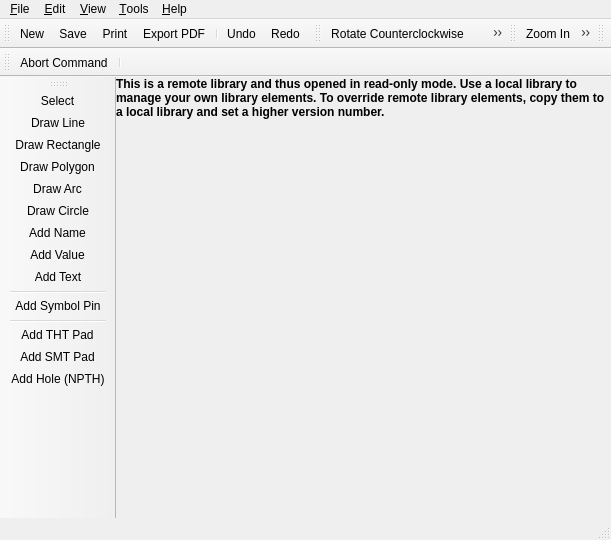
<?xml version="1.0" encoding="UTF-8"?>
<ui version="4.0">
 <class>librepcb::editor::LibraryEditor</class>
 <widget class="QMainWindow" name="librepcb::editor::LibraryEditor">
  <property name="geometry">
   <rect>
    <x>0</x>
    <y>0</y>
    <width>611</width>
    <height>540</height>
   </rect>
  </property>
  <property name="windowTitle">
   <string>Library Editor</string>
  </property>
  <widget class="QWidget" name="centralWidget">
   <layout class="QVBoxLayout" name="verticalLayout">
    <property name="spacing">
     <number>0</number>
    </property>
    <property name="leftMargin">
     <number>0</number>
    </property>
    <property name="topMargin">
     <number>0</number>
    </property>
    <property name="rightMargin">
     <number>0</number>
    </property>
    <property name="bottomMargin">
     <number>0</number>
    </property>
    <item>
     <widget class="QLabel" name="lblRemoteLibraryWarning">
      <property name="font">
       <font>
        <bold>true</bold>
       </font>
      </property>
      <property name="styleSheet">
       <string notr="true">QLabel {
	background-color: rgb(255, 255, 127);
	color: rgb(170, 0, 0);
};</string>
      </property>
      <property name="text">
       <string>This is a remote library and thus opened in read-only mode. Use a local library to manage your own library elements. To override remote library elements, copy them to a local library and set a higher version number.</string>
      </property>
      <property name="wordWrap">
       <bool>true</bool>
      </property>
      <property name="margin">
       <number>5</number>
      </property>
     </widget>
    </item>
    <item>
     <widget class="librepcb::editor::TabWidget" name="tabWidget">
      <property name="currentIndex">
       <number>-1</number>
      </property>
      <property name="documentMode">
       <bool>true</bool>
      </property>
      <property name="tabsClosable">
       <bool>true</bool>
      </property>
      <property name="movable">
       <bool>true</bool>
      </property>
     </widget>
    </item>
   </layout>
  </widget>
  <widget class="QMenuBar" name="menuBar">
   <property name="geometry">
    <rect>
     <x>0</x>
     <y>0</y>
     <width>611</width>
     <height>23</height>
    </rect>
   </property>
   <widget class="QMenu" name="menuFile">
    <property name="title">
     <string>&amp;File</string>
    </property>
    <widget class="QMenu" name="menuImport">
     <property name="title">
      <string>&amp;Import</string>
     </property>
     <property name="icon">
      <iconset>
       <normaloff>:/img/actions/import.png</normaloff>:/img/actions/import.png</iconset>
     </property>
     <addaction name="actionImportDxf"/>
     <addaction name="actionImportEagleLibrary"/>
    </widget>
    <widget class="QMenu" name="menuExport">
     <property name="title">
      <string>&amp;Export</string>
     </property>
     <property name="icon">
      <iconset>
       <normaloff>:/img/actions/export.png</normaloff>:/img/actions/export.png</iconset>
     </property>
     <addaction name="separator"/>
     <addaction name="actionExportPdf"/>
     <addaction name="actionExportImage"/>
    </widget>
    <addaction name="actionNew"/>
    <addaction name="actionSave"/>
    <addaction name="actionShowElementInFileManager"/>
    <addaction name="separator"/>
    <addaction name="menuImport"/>
    <addaction name="menuExport"/>
    <addaction name="separator"/>
    <addaction name="actionRescanLibraries"/>
    <addaction name="separator"/>
    <addaction name="actionClose"/>
   </widget>
   <widget class="QMenu" name="menuEdit">
    <property name="title">
     <string>&amp;Edit</string>
    </property>
    <addaction name="actionUndo"/>
    <addaction name="actionRedo"/>
    <addaction name="separator"/>
    <addaction name="actionSelectAll"/>
    <addaction name="separator"/>
    <addaction name="actionRotateCcw"/>
    <addaction name="actionRotateCw"/>
    <addaction name="actionMirror"/>
    <addaction name="actionFlip"/>
    <addaction name="actionCopy"/>
    <addaction name="actionCut"/>
    <addaction name="actionPaste"/>
    <addaction name="actionRemove"/>
   </widget>
   <widget class="QMenu" name="menuHelp">
    <property name="title">
     <string>&amp;Help</string>
    </property>
    <addaction name="actionOnlineDocumentation"/>
    <addaction name="actionOpenWebsite"/>
    <addaction name="actionAbout"/>
    <addaction name="actionAbout_Qt"/>
   </widget>
   <widget class="QMenu" name="menuTools">
    <property name="title">
     <string>&amp;Tools</string>
    </property>
    <addaction name="actionToolSelect"/>
    <addaction name="actionDrawLine"/>
    <addaction name="actionDrawRect"/>
    <addaction name="actionDrawPolygon"/>
    <addaction name="actionDrawCircle"/>
    <addaction name="actionAddText"/>
    <addaction name="separator"/>
    <addaction name="actionAddSymbolPin"/>
    <addaction name="separator"/>
    <addaction name="actionAddThtPad"/>
    <addaction name="actionAddSmtPad"/>
    <addaction name="actionAddHole"/>
   </widget>
   <widget class="QMenu" name="menuView">
    <property name="title">
     <string>&amp;View</string>
    </property>
    <addaction name="actionZoomIn"/>
    <addaction name="actionZoomOut"/>
    <addaction name="actionZoomAll"/>
    <addaction name="separator"/>
    <addaction name="actionGridProperties"/>
   </widget>
   <addaction name="menuFile"/>
   <addaction name="menuEdit"/>
   <addaction name="menuView"/>
   <addaction name="menuTools"/>
   <addaction name="menuHelp"/>
  </widget>
  <widget class="librepcb::editor::StatusBar" name="statusBar"/>
  <widget class="QToolBar" name="fileToolbar">
   <property name="windowTitle">
    <string>File</string>
   </property>
   <attribute name="toolBarArea">
    <enum>TopToolBarArea</enum>
   </attribute>
   <attribute name="toolBarBreak">
    <bool>false</bool>
   </attribute>
   <addaction name="actionNew"/>
   <addaction name="actionSave"/>
   <addaction name="actionPrint"/>
   <addaction name="actionExportPdf"/>
   <addaction name="separator"/>
   <addaction name="actionUndo"/>
   <addaction name="actionRedo"/>
  </widget>
  <widget class="QToolBar" name="editToolbar">
   <property name="windowTitle">
    <string>Edit</string>
   </property>
   <property name="floatable">
    <bool>false</bool>
   </property>
   <attribute name="toolBarArea">
    <enum>TopToolBarArea</enum>
   </attribute>
   <attribute name="toolBarBreak">
    <bool>false</bool>
   </attribute>
   <addaction name="actionRotateCcw"/>
   <addaction name="actionRotateCw"/>
   <addaction name="actionMirror"/>
   <addaction name="actionFlip"/>
   <addaction name="actionCut"/>
   <addaction name="actionCopy"/>
   <addaction name="actionPaste"/>
   <addaction name="actionRemove"/>
  </widget>
  <widget class="QToolBar" name="viewToolbar">
   <property name="windowTitle">
    <string>View</string>
   </property>
   <attribute name="toolBarArea">
    <enum>TopToolBarArea</enum>
   </attribute>
   <attribute name="toolBarBreak">
    <bool>false</bool>
   </attribute>
   <addaction name="actionZoomIn"/>
   <addaction name="actionZoomOut"/>
   <addaction name="actionZoomAll"/>
   <addaction name="actionGridProperties"/>
  </widget>
  <widget class="QToolBar" name="filterToolbar">
   <property name="windowTitle">
    <string>Filter</string>
   </property>
   <attribute name="toolBarArea">
    <enum>TopToolBarArea</enum>
   </attribute>
   <attribute name="toolBarBreak">
    <bool>false</bool>
   </attribute>
  </widget>
  <widget class="QToolBar" name="commandToolbar">
   <property name="windowTitle">
    <string>Command</string>
   </property>
   <attribute name="toolBarArea">
    <enum>TopToolBarArea</enum>
   </attribute>
   <attribute name="toolBarBreak">
    <bool>true</bool>
   </attribute>
   <addaction name="actionAbortCommand"/>
   <addaction name="separator"/>
  </widget>
  <widget class="QToolBar" name="toolsToolbar">
   <property name="windowTitle">
    <string>Tools</string>
   </property>
   <attribute name="toolBarArea">
    <enum>LeftToolBarArea</enum>
   </attribute>
   <attribute name="toolBarBreak">
    <bool>false</bool>
   </attribute>
   <addaction name="actionToolSelect"/>
   <addaction name="actionDrawLine"/>
   <addaction name="actionDrawRect"/>
   <addaction name="actionDrawPolygon"/>
   <addaction name="actionDrawArc"/>
   <addaction name="actionDrawCircle"/>
   <addaction name="actionAddName"/>
   <addaction name="actionAddValue"/>
   <addaction name="actionAddText"/>
   <addaction name="separator"/>
   <addaction name="actionAddSymbolPin"/>
   <addaction name="separator"/>
   <addaction name="actionAddThtPad"/>
   <addaction name="actionAddSmtPad"/>
   <addaction name="actionAddHole"/>
  </widget>
  <action name="actionAbout">
   <property name="icon">
    <iconset>
     <normaloff>:/img/actions/info.png</normaloff>:/img/actions/info.png</iconset>
   </property>
   <property name="text">
    <string>&amp;About LibrePCB</string>
   </property>
   <property name="shortcut">
    <string notr="true"/>
   </property>
   <property name="menuRole">
    <enum>QAction::AboutRole</enum>
   </property>
  </action>
  <action name="actionAbout_Qt">
   <property name="text">
    <string>About &amp;Qt</string>
   </property>
   <property name="shortcut">
    <string notr="true"/>
   </property>
   <property name="menuRole">
    <enum>QAction::AboutQtRole</enum>
   </property>
  </action>
  <action name="actionClose">
   <property name="icon">
    <iconset>
     <normaloff>:/img/actions/close.png</normaloff>:/img/actions/close.png</iconset>
   </property>
   <property name="text">
    <string>&amp;Close Library Editor</string>
   </property>
   <property name="shortcut">
    <string notr="true"/>
   </property>
  </action>
  <action name="actionNew">
   <property name="icon">
    <iconset>
     <normaloff>:/img/actions/new_2.png</normaloff>:/img/actions/new_2.png</iconset>
   </property>
   <property name="text">
    <string>&amp;New</string>
   </property>
   <property name="shortcut">
    <string notr="true">Ctrl+N</string>
   </property>
  </action>
  <action name="actionSave">
   <property name="icon">
    <iconset>
     <normaloff>:/img/actions/save.png</normaloff>:/img/actions/save.png</iconset>
   </property>
   <property name="text">
    <string notr="true">&amp;Save</string>
   </property>
   <property name="shortcut">
    <string notr="true">Ctrl+S</string>
   </property>
  </action>
  <action name="actionUndo">
   <property name="icon">
    <iconset>
     <normaloff>:/img/actions/undo.png</normaloff>:/img/actions/undo.png</iconset>
   </property>
   <property name="text">
    <string>&amp;Undo</string>
   </property>
   <property name="shortcut">
    <string notr="true">Ctrl+Z</string>
   </property>
  </action>
  <action name="actionRedo">
   <property name="icon">
    <iconset>
     <normaloff>:/img/actions/redo.png</normaloff>:/img/actions/redo.png</iconset>
   </property>
   <property name="text">
    <string>&amp;Redo</string>
   </property>
   <property name="shortcut">
    <string notr="true">Ctrl+Y</string>
   </property>
  </action>
  <action name="actionAbortCommand">
   <property name="icon">
    <iconset>
     <normaloff>:/img/actions/stop.png</normaloff>:/img/actions/stop.png</iconset>
   </property>
   <property name="text">
    <string>Abort Command</string>
   </property>
   <property name="shortcut">
    <string notr="true">Esc</string>
   </property>
  </action>
  <action name="actionZoomIn">
   <property name="icon">
    <iconset>
     <normaloff>:/img/actions/zoom_in.png</normaloff>:/img/actions/zoom_in.png</iconset>
   </property>
   <property name="text">
    <string>&amp;Zoom In</string>
   </property>
   <property name="shortcut">
    <string notr="true">Ctrl++</string>
   </property>
  </action>
  <action name="actionZoomOut">
   <property name="icon">
    <iconset>
     <normaloff>:/img/actions/zoom_out.png</normaloff>:/img/actions/zoom_out.png</iconset>
   </property>
   <property name="text">
    <string>Zoom &amp;Out</string>
   </property>
   <property name="shortcut">
    <string notr="true">Ctrl+-</string>
   </property>
  </action>
  <action name="actionZoomAll">
   <property name="icon">
    <iconset>
     <normaloff>:/img/actions/zoom_all.png</normaloff>:/img/actions/zoom_all.png</iconset>
   </property>
   <property name="text">
    <string>Zoo&amp;m All</string>
   </property>
   <property name="shortcut">
    <string notr="true"/>
   </property>
  </action>
  <action name="actionRotateCcw">
   <property name="icon">
    <iconset>
     <normaloff>:/img/actions/rotate_left.png</normaloff>:/img/actions/rotate_left.png</iconset>
   </property>
   <property name="text">
    <string>R&amp;otate Counterclockwise</string>
   </property>
   <property name="shortcut">
    <string notr="true">R</string>
   </property>
  </action>
  <action name="actionRotateCw">
   <property name="icon">
    <iconset>
     <normaloff>:/img/actions/rotate_right.png</normaloff>:/img/actions/rotate_right.png</iconset>
   </property>
   <property name="text">
    <string>Rotate C&amp;lockwise</string>
   </property>
   <property name="shortcut">
    <string notr="true">Shift+R</string>
   </property>
  </action>
  <action name="actionCopy">
   <property name="icon">
    <iconset>
     <normaloff>:/img/actions/copy.png</normaloff>:/img/actions/copy.png</iconset>
   </property>
   <property name="text">
    <string>&amp;Copy</string>
   </property>
   <property name="shortcut">
    <string notr="true">Ctrl+C</string>
   </property>
  </action>
  <action name="actionCut">
   <property name="icon">
    <iconset>
     <normaloff>:/img/actions/cut.png</normaloff>:/img/actions/cut.png</iconset>
   </property>
   <property name="text">
    <string>Cut</string>
   </property>
   <property name="shortcut">
    <string notr="true">Ctrl+X</string>
   </property>
  </action>
  <action name="actionPaste">
   <property name="icon">
    <iconset>
     <normaloff>:/img/actions/paste.png</normaloff>:/img/actions/paste.png</iconset>
   </property>
   <property name="text">
    <string>&amp;Paste</string>
   </property>
   <property name="shortcut">
    <string notr="true">Ctrl+V</string>
   </property>
  </action>
  <action name="actionRemove">
   <property name="icon">
    <iconset>
     <normaloff>:/img/actions/delete.png</normaloff>:/img/actions/delete.png</iconset>
   </property>
   <property name="text">
    <string>R&amp;emove</string>
   </property>
   <property name="shortcut">
    <string notr="true">Del</string>
   </property>
  </action>
  <action name="actionToolSelect">
   <property name="icon">
    <iconset>
     <normaloff>:/img/actions/select.png</normaloff>:/img/actions/select.png</iconset>
   </property>
   <property name="text">
    <string>&amp;Select</string>
   </property>
   <property name="shortcut">
    <string notr="true"/>
   </property>
  </action>
  <action name="actionAddSymbolPin">
   <property name="icon">
    <iconset>
     <normaloff>:/img/actions/add_symbol_pin.png</normaloff>:/img/actions/add_symbol_pin.png</iconset>
   </property>
   <property name="text">
    <string>Add S&amp;ymbol Pin</string>
   </property>
   <property name="shortcut">
    <string notr="true">I</string>
   </property>
  </action>
  <action name="actionAddThtPad">
   <property name="icon">
    <iconset>
     <normaloff>:/img/actions/add_tht_pad.png</normaloff>:/img/actions/add_tht_pad.png</iconset>
   </property>
   <property name="text">
    <string>Add THT Pad</string>
   </property>
   <property name="shortcut">
    <string notr="true">H</string>
   </property>
  </action>
  <action name="actionAddSmtPad">
   <property name="icon">
    <iconset>
     <normaloff>:/img/actions/add_smt_pad.png</normaloff>:/img/actions/add_smt_pad.png</iconset>
   </property>
   <property name="text">
    <string>Add S&amp;MT Pad</string>
   </property>
   <property name="shortcut">
    <string notr="true">S</string>
   </property>
  </action>
  <action name="actionDrawLine">
   <property name="icon">
    <iconset>
     <normaloff>:/img/actions/draw_line.png</normaloff>:/img/actions/draw_line.png</iconset>
   </property>
   <property name="text">
    <string>&amp;Draw Line</string>
   </property>
   <property name="shortcut">
    <string notr="true"/>
   </property>
  </action>
  <action name="actionAddText">
   <property name="icon">
    <iconset>
     <normaloff>:/img/actions/add_text.png</normaloff>:/img/actions/add_text.png</iconset>
   </property>
   <property name="text">
    <string>&amp;Add Text</string>
   </property>
   <property name="shortcut">
    <string notr="true">T</string>
   </property>
  </action>
  <action name="actionDrawPolygon">
   <property name="icon">
    <iconset>
     <normaloff>:/img/actions/draw_polygon.png</normaloff>:/img/actions/draw_polygon.png</iconset>
   </property>
   <property name="text">
    <string>Draw &amp;Polygon</string>
   </property>
   <property name="shortcut">
    <string notr="true">P</string>
   </property>
  </action>
  <action name="actionDrawCircle">
   <property name="icon">
    <iconset>
     <normaloff>:/img/actions/draw_circle.png</normaloff>:/img/actions/draw_circle.png</iconset>
   </property>
   <property name="text">
    <string>Draw &amp;Circle</string>
   </property>
   <property name="toolTip">
    <string>Draw Circle</string>
   </property>
   <property name="shortcut">
    <string notr="true">C</string>
   </property>
  </action>
  <action name="actionAddHole">
   <property name="icon">
    <iconset>
     <normaloff>:/img/actions/add_hole.png</normaloff>:/img/actions/add_hole.png</iconset>
   </property>
   <property name="text">
    <string>Add &amp;Hole (NPTH)</string>
   </property>
   <property name="shortcut">
    <string notr="true">O</string>
   </property>
  </action>
  <action name="actionGridProperties">
   <property name="icon">
    <iconset>
     <normaloff>:/img/actions/grid.png</normaloff>:/img/actions/grid.png</iconset>
   </property>
   <property name="text">
    <string>&amp;Grid</string>
   </property>
   <property name="shortcut">
    <string notr="true"/>
   </property>
  </action>
  <action name="actionDrawRect">
   <property name="icon">
    <iconset>
     <normaloff>:/img/actions/draw_rectangle.png</normaloff>:/img/actions/draw_rectangle.png</iconset>
   </property>
   <property name="text">
    <string>Draw &amp;Rectangle</string>
   </property>
   <property name="shortcut">
    <string notr="true"/>
   </property>
  </action>
  <action name="actionRescanLibraries">
   <property name="icon">
    <iconset>
     <normaloff>:/img/actions/refresh.png</normaloff>:/img/actions/refresh.png</iconset>
   </property>
   <property name="text">
    <string>&amp;Rescan Libraries</string>
   </property>
   <property name="shortcut">
    <string notr="true">F5</string>
   </property>
  </action>
  <action name="actionRemoveElement">
   <property name="icon">
    <iconset>
     <normaloff>:/img/actions/delete.png</normaloff>:/img/actions/delete.png</iconset>
   </property>
   <property name="text">
    <string>&amp;Remove Element</string>
   </property>
   <property name="shortcut">
    <string notr="true"/>
   </property>
  </action>
  <action name="actionAddName">
   <property name="icon">
    <iconset>
     <normaloff>:/img/actions/add_name.png</normaloff>:/img/actions/add_name.png</iconset>
   </property>
   <property name="text">
    <string>Add Name</string>
   </property>
   <property name="shortcut">
    <string notr="true"/>
   </property>
  </action>
  <action name="actionAddValue">
   <property name="icon">
    <iconset>
     <normaloff>:/img/actions/add_value.png</normaloff>:/img/actions/add_value.png</iconset>
   </property>
   <property name="text">
    <string>Add Value</string>
   </property>
   <property name="shortcut">
    <string notr="true"/>
   </property>
  </action>
  <action name="actionShowElementInFileManager">
   <property name="icon">
    <iconset>
     <normaloff>:/img/actions/search.png</normaloff>:/img/actions/search.png</iconset>
   </property>
   <property name="text">
    <string>Show element in file manager</string>
   </property>
   <property name="shortcut">
    <string notr="true"/>
   </property>
  </action>
  <action name="actionOnlineDocumentation">
   <property name="icon">
    <iconset>
     <normaloff>:/img/actions/help.png</normaloff>:/img/actions/help.png</iconset>
   </property>
   <property name="text">
    <string>Online Documentation</string>
   </property>
   <property name="shortcut">
    <string notr="true">F1</string>
   </property>
  </action>
  <action name="actionOpenWebsite">
   <property name="icon">
    <iconset>
     <normaloff>:/img/actions/open_browser.png</normaloff>:/img/actions/open_browser.png</iconset>
   </property>
   <property name="text">
    <string>LibrePCB Website</string>
   </property>
   <property name="shortcut">
    <string notr="true"/>
   </property>
  </action>
  <action name="actionMirror">
   <property name="icon">
    <iconset>
     <normaloff>:/img/actions/flip_horizontal.png</normaloff>:/img/actions/flip_horizontal.png</iconset>
   </property>
   <property name="text">
    <string>Mirror</string>
   </property>
   <property name="shortcut">
    <string notr="true">M</string>
   </property>
  </action>
  <action name="actionFlip">
   <property name="icon">
    <iconset>
     <normaloff>:/img/actions/swap.png</normaloff>:/img/actions/swap.png</iconset>
   </property>
   <property name="text">
    <string>Flip</string>
   </property>
   <property name="shortcut">
    <string notr="true">F</string>
   </property>
  </action>
  <action name="actionSelectAll">
   <property name="icon">
    <iconset>
     <normaloff>:/img/actions/select_all.png</normaloff>:/img/actions/select_all.png</iconset>
   </property>
   <property name="text">
    <string>Select All</string>
   </property>
   <property name="shortcut">
    <string notr="true">Ctrl+A</string>
   </property>
  </action>
  <action name="actionImportDxf">
   <property name="text">
    <string>2D Drawing (&amp;DXF)</string>
   </property>
   <property name="shortcut">
    <string notr="true"/>
   </property>
  </action>
  <action name="actionImportEagleLibrary">
   <property name="text">
    <string>&amp;EAGLE Library</string>
   </property>
   <property name="shortcut">
    <string notr="true"/>
   </property>
  </action>
  <action name="actionPrint">
   <property name="icon">
    <iconset>
     <normaloff>:/img/actions/print.png</normaloff>:/img/actions/print.png</iconset>
   </property>
   <property name="text">
    <string>&amp;Print</string>
   </property>
   <property name="toolTip">
    <string>Print</string>
   </property>
   <property name="shortcut">
    <string notr="true">Ctrl+P</string>
   </property>
  </action>
  <action name="actionExportPdf">
   <property name="icon">
    <iconset>
     <normaloff>:/img/actions/pdf.png</normaloff>:/img/actions/pdf.png</iconset>
   </property>
   <property name="text">
    <string>Export &amp;PDF</string>
   </property>
   <property name="toolTip">
    <string>Export as PDF file</string>
   </property>
   <property name="visible">
    <bool>true</bool>
   </property>
  </action>
  <action name="actionExportImage">
   <property name="icon">
    <iconset>
     <normaloff>:/img/actions/export_pixmap.png</normaloff>:/img/actions/export_pixmap.png</iconset>
   </property>
   <property name="text">
    <string>Export &amp;image</string>
   </property>
   <property name="toolTip">
    <string>Export as image file</string>
   </property>
  </action>
  <action name="actionDrawArc">
   <property name="icon">
    <iconset>
     <normaloff>:/img/actions/draw_arc.png</normaloff>:/img/actions/draw_arc.png</iconset>
   </property>
   <property name="text">
    <string>Draw Arc</string>
   </property>
   <property name="shortcut">
    <string notr="true"/>
   </property>
  </action>
 </widget>
 <layoutdefault spacing="6" margin="11"/>
 <customwidgets>
  <customwidget>
   <class>librepcb::editor::StatusBar</class>
   <extends>QStatusBar</extends>
   <header location="global">librepcb/editor/widgets/statusbar.h</header>
  </customwidget>
  <customwidget>
   <class>librepcb::editor::TabWidget</class>
   <extends>QTabWidget</extends>
   <header location="global">librepcb/editor/widgets/tabwidget.h</header>
   <container>1</container>
  </customwidget>
 </customwidgets>
 <resources/>
 <connections/>
</ui>
